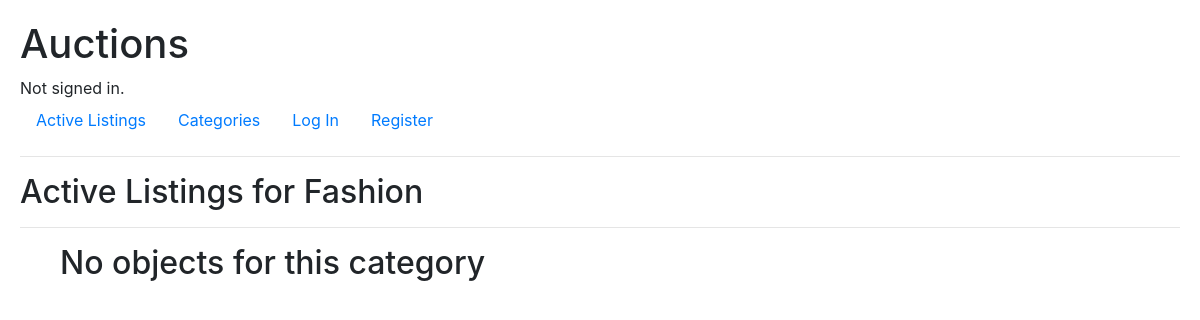
/category_listings/Fashion, run on an earlier commit of the app's database.
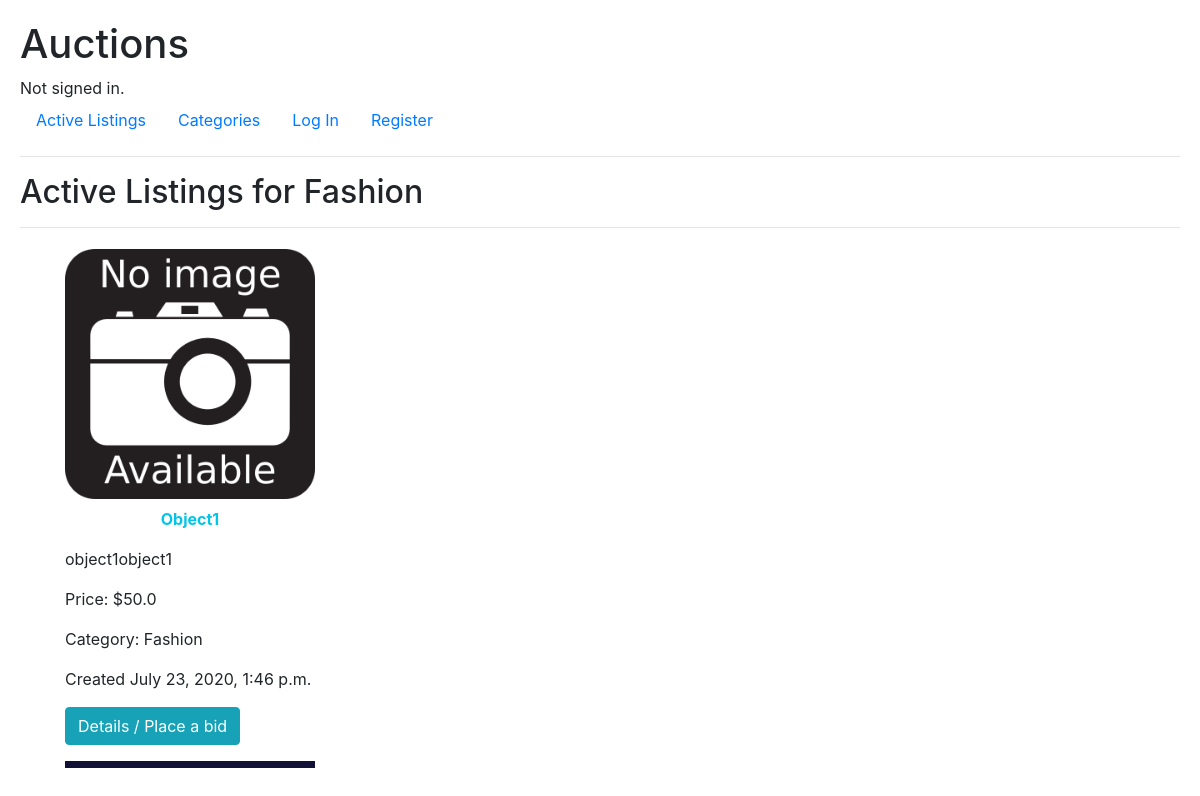
And on a later commit of the database.
### auctions/models.py (models this page shows, shortened)
class AuctionListings(models.Model):
        listing_title = models.CharField(max_length=64)
        listing_description = models.CharField(max_length=256)
        bid = models.FloatField()
        url_listing_image = models.CharField(blank = True, max_length=512)
        listing_category = models.CharField(blank = True, max_length=64)
        post_date = models.DateTimeField(default=django.utils.timezone.now, verbose_name='post date')
        users_whatching = models.ManyToManyField(User, blank=True, related_name="watchlist") #maybe on_delete cascade
        al_owner = models.ForeignKey(User, on_delete=models.CASCADE, related_name="my_als")
        is_open = models.BooleanField()

### auctions/views.py (the view)
# urls.py: path("category_listings/<str:category>", views.category_listings, name="category_listings")
def category_listings(request, category):
    list_al = AuctionListings.objects.all().filter(listing_category=category, is_open=True)
    return render(request, "auctions/category_listings.html", {
        "list_al": list_al,
        "category": category
    })

### auctions/templates/auctions/category_listings.html
{% extends "auctions/layout.html" %}
{% block body %}
    <h2>Active Listings for {{ category }}</h2>
    <hr>
    <ul class="list">
        {% for al in list_al %}
            <li>
                <figure class="figure">
                    {% if al.url_listing_image %}
                        <img src="{{ al.url_listing_image }}" width="250" class="figure-img img-fluid rounded" alt="Image">
                    {% else %}
                        <img src="../../static/auctions/no-image.png" width="250" class="figure-img img-fluid rounded" alt="Image">
                    {% endif %}
                    <figcaption class="figure-caption text-center">{{ al.listing_title }}</figcaption>
                </figure>
                <p> {{ al.listing_description }} </p>
                <p>Price: ${{ al.bid }}</p>
                <p>Category: {{ al.listing_category }}</p>
                <p>Created {{ al.post_date }}</p>
                <a class="btn btn-info" href="{% url 'listing' al.id %}" role="button">Details / Place a bid</a>
                <hr class="hr_list">
            </li>
        {% empty %}
            <h2>No objects for this category</h2>
        {% endfor %}
    </ul>
{% endblock %}

### auctions/templates/auctions/layout.html (shortened to what this page needs)
{% load static %}
<!DOCTYPE html>
<html lang="en">
    <head>
        <link rel="stylesheet" href="https://stackpath.bootstrapcdn.com/bootstrap/4.4.1/css/bootstrap.min.css">
        <link href="{% static 'auctions/styles.css' %}" rel="stylesheet">
    </head>
    <body>
        <h1>Auctions</h1>
        <div>
            {% if user.is_authenticated %}
                Signed in as <strong>{{ user.username }}</strong>.
            {% else %}
                Not signed in.
            {% endif %}
        </div>
        <ul class="nav">
            <li class="nav-item">
                <a class="nav-link" href="{% url 'index' %}">Active Listings</a>
            </li>
            <li class="nav-item">
                <a class="nav-link" href="{% url 'categories' %}">Categories</a>
            </li>
            {% if user.is_authenticated %}
                <li class="nav-item">
                    <a class="nav-link" href="{% url 'watchlist' user.id %}">Watchlist</a>
                </li>
                <li class="nav-item">
                    <a class="nav-link" href="{% url 'create_listing' %}">Create Listing</a>
                </li>
                <li class="nav-item">
                    <a class="nav-link" href="{% url 'logout' %}">Log Out</a>
                </li>
            {% else %}
                <li class="nav-item">
                    <a class="nav-link" href="{% url 'login' %}">Log In</a>
                </li>
                <li class="nav-item">
                    <a class="nav-link" href="{% url 'register' %}">Register</a>
                </li>
            {% endif %}
        </ul>
        <hr>
        {% block body %}
        {% endblock %}
    </body>
</html>

### auctions/static/auctions/styles.css (style rules this page uses)
body { padding: 20px; }
li p { white-space: nowrap; width: 100%; overflow: hidden; text-overflow: ellipsis; }
.figure-caption { color: rgb(3, 197, 231); font-weight: bold; font-size: 16px; }
.list li { display: inline-block; width: 250px; margin: 5px; }
.hr_list { height: 1px; border: solid rgb(17, 17, 54); background-color: rgb(17, 17, 54); }

What changed in the data, as far as the page shows it:
added AuctionListings: listing_category "Fashion", listing_title "Object1", listing_description "object1object1", bid "50.0", post_date "July 23, 2020, 1:46 p.m."
Also different on the page:
{{ category }}: "Fashion" → (not shown)
text no longer shown: "No objects for this category"
